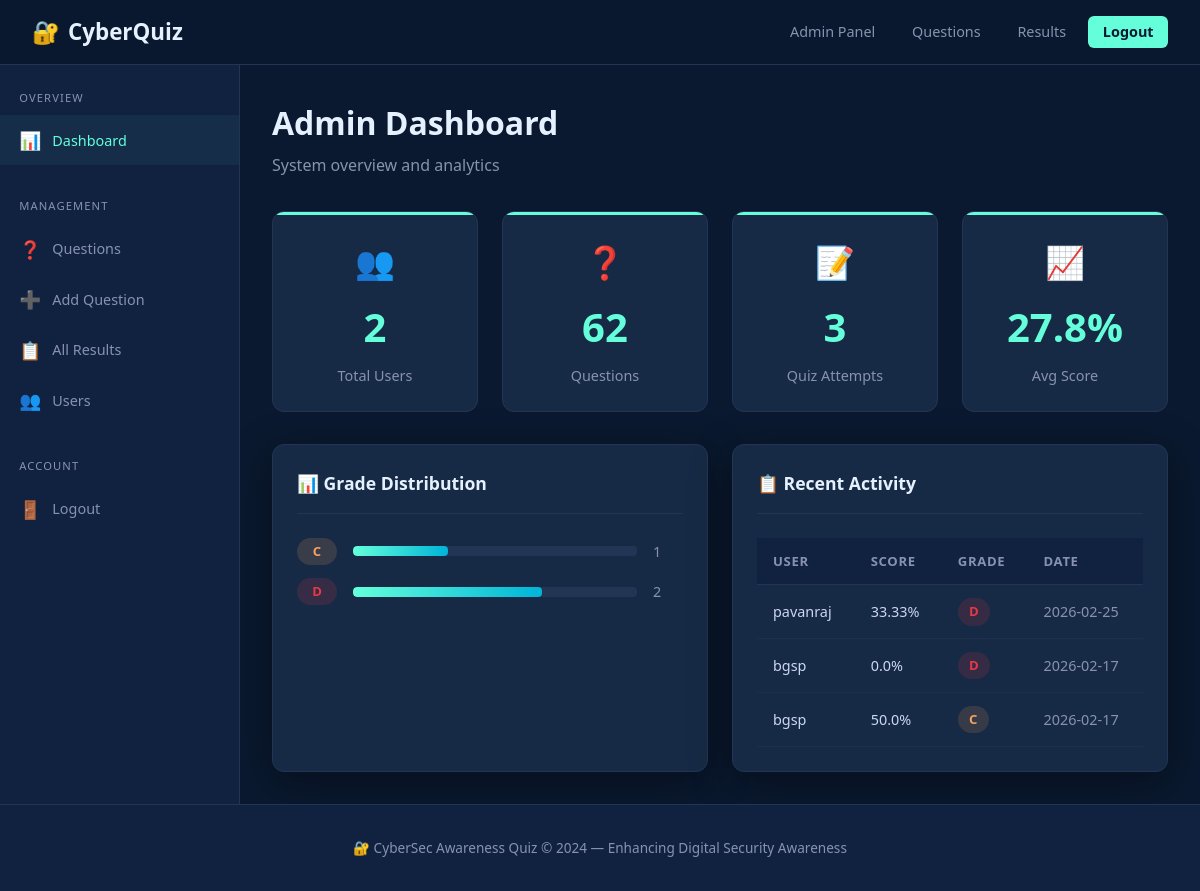
The page /admin (signed in) on the database its author committed.
### tables this page shows
CREATE TABLE results (
            result_id INTEGER PRIMARY KEY AUTOINCREMENT,
            user_id INTEGER NOT NULL,
            score INTEGER NOT NULL,
            total_questions INTEGER NOT NULL,
            percentage REAL NOT NULL,
            grade TEXT NOT NULL,
            time_taken INTEGER DEFAULT 0,
            date_time TIMESTAMP DEFAULT CURRENT_TIMESTAMP,
            FOREIGN KEY (user_id) REFERENCES users(user_id)
        );

CREATE TABLE users (
            user_id INTEGER PRIMARY KEY AUTOINCREMENT,
            name TEXT NOT NULL,
            email TEXT UNIQUE NOT NULL,
            password_hash TEXT NOT NULL,
            role TEXT DEFAULT 'user',
            created_at TIMESTAMP DEFAULT CURRENT_TIMESTAMP
        );

### app.py (the view)
@app.route('/admin')
@admin_required
def admin_dashboard():
    conn = get_db()
    stats = {
        'total_users': conn.execute("SELECT COUNT(*) FROM users WHERE role='user'").fetchone()[0],
        'total_questions': conn.execute("SELECT COUNT(*) FROM questions").fetchone()[0],
        'total_results': conn.execute("SELECT COUNT(*) FROM results").fetchone()[0],
        'avg_score': conn.execute("SELECT ROUND(AVG(percentage),1) FROM results").fetchone()[0] or 0,
    }
    recent = conn.execute("""SELECT r.*,u.name,u.email FROM results r
        JOIN users u ON r.user_id=u.user_id ORDER BY r.date_time DESC LIMIT 10""").fetchall()
    grade_dist = conn.execute("SELECT grade, COUNT(*) as count FROM results GROUP BY grade").fetchall()
    conn.close()
    return render_template('admin_dashboard.html', stats=stats, recent=recent, grade_dist=grade_dist)

### app.py (called while the page is built)
def get_db():
    conn = sqlite3.connect(DB_PATH)
    conn.row_factory = sqlite3.Row
    return conn

def admin_required(f):
    @wraps(f)
    def decorated(*args, **kwargs):
        if 'user_id' not in session or session.get('role') != 'admin':
            flash('Admin access required.','danger')
            return redirect(url_for('dashboard'))
        return f(*args, **kwargs)
    return decorated

### templates/admin_dashboard.html (shortened to what this page needs)
{% extends "base.html" %}
{% block content %}
<div class="admin-layout">
  <div class="sidebar">
    <div class="sidebar-section">
      <div class="sidebar-title">Overview</div>
      <a href="{{ url_for('admin_dashboard') }}" class="active"><span class="icon">📊</span> Dashboard</a>
    </div>
    <div class="sidebar-section">
      <div class="sidebar-title">Management</div>
      <a href="{{ url_for('admin_questions') }}"><span class="icon">❓</span> Questions</a>
      <a href="{{ url_for('admin_add_question') }}"><span class="icon">➕</span> Add Question</a>
      <a href="{{ url_for('admin_results') }}"><span class="icon">📋</span> All Results</a>
      <a href="{{ url_for('admin_users') }}"><span class="icon">👥</span> Users</a>
    </div>
    <div class="sidebar-section">
      <div class="sidebar-title">Account</div>
      <a href="{{ url_for('logout') }}"><span class="icon">🚪</span> Logout</a>
    </div>
  </div>
  <div class="admin-content">
    <h1 style="color:var(--white);margin-bottom:0.3rem">Admin Dashboard</h1>
    <p style="color:var(--text-light);margin-bottom:2rem">System overview and analytics</p>
    <div class="grid grid-4" style="margin-bottom:2rem">
      <div class="stat-card"><div class="stat-icon">👥</div><div class="stat-value">{{ stats.total_users }}</div><div class="stat-label">Total Users</div></div>
      <div class="stat-card"><div class="stat-icon">❓</div><div class="stat-value">{{ stats.total_questions }}</div><div class="stat-label">Questions</div></div>
      <div class="stat-card"><div class="stat-icon">📝</div><div class="stat-value">{{ stats.total_results }}</div><div class="stat-label">Quiz Attempts</div></div>
      <div class="stat-card"><div class="stat-icon">📈</div><div class="stat-value">{{ stats.avg_score }}%</div><div class="stat-label">Avg Score</div></div>
    </div>
    <div class="grid grid-2">
      <div class="card">
        <div class="card-header"><span class="card-title">📊 Grade Distribution</span></div>
        {% for gd in grade_dist %}
        <div style="display:flex;align-items:center;gap:1rem;margin-bottom:0.8rem">
          <span class="grade-pill gp-{{ gd.grade }}" style="width:40px;text-align:center">{{ gd.grade }}</span>
          <div class="progress-bar-wrap" style="flex:1">
            <div class="progress-fill" style="width:{{ [(gd.count / stats.total_results * 100), 100]|min }}%"></div>
          </div>
          <span style="color:var(--text-light);font-size:0.9rem;min-width:30px">{{ gd.count }}</span>
        </div>
        {% endfor %}
      </div>
      <div class="card">
        <div class="card-header"><span class="card-title">📋 Recent Activity</span></div>
        <div class="table-wrap" style="max-height:300px;overflow-y:auto">
          <table>
            <thead><tr><th>User</th><th>Score</th><th>Grade</th><th>Date</th></tr></thead>
            <tbody>
              {% for r in recent %}
              <tr>
                <td>{{ r.name }}</td>
                <td>{{ r.percentage }}%</td>
                <td><span class="grade-pill gp-{{ r.grade }}">{{ r.grade }}</span></td>
                <td style="color:var(--text-light)">{{ r.date_time[:10] }}</td>
              </tr>
              {% endfor %}
            </tbody>
          </table>
        </div>
      </div>
    </div>
  </div>
</div>
{% endblock %}

### static/css/style.css (style rules this page uses)
:root { --primary: #0a192f; --secondary: #112240; --accent: #64ffda; --accent2: #00b4d8; --danger: #e63946; --warning: #f4a261; --success: #52b788; --text: #ccd6f6; --text-light: #8892b0; --white: #e6f1ff; --card-bg: #172a45; --border: #233554; --shadow: 0 10px 40px rgba(0,0,0,0.4); --radius: 12px; --font: 'Segoe UI', system-ui, sans-serif; }
* { margin: 0; padding: 0; box-sizing: border-box; }
body { font-family: var(--font); background: var(--primary); color: var(--text); min-height: 100vh; line-height: 1.6; }
.card { background: var(--card-bg); border: 1px solid var(--border); border-radius: var(--radius); padding: 1.5rem; box-shadow: var(--shadow); transition: transform 0.2s; }
.card-header { border-bottom: 1px solid var(--border); padding-bottom: 1rem; margin-bottom: 1.5rem; display: flex; justify-content: space-between; align-items: center; }
.card-title { font-size: 1.1rem; color: var(--white); font-weight: 600; }
.grid { display: grid; gap: 1.5rem; }
.grid-2 { grid-template-columns: repeat(auto-fit, minmax(280px, 1fr)); }
.grid-4 { grid-template-columns: repeat(auto-fit, minmax(180px, 1fr)); }
.stat-card { background: var(--card-bg); border: 1px solid var(--border); border-radius: var(--radius); padding: 1.5rem; text-align: center; position: relative; overflow: hidden; }
.stat-card::before { content: ''; position: absolute; top: 0; left: 0; right: 0; height: 3px; background: var(--accent); }
.stat-value { font-size: 2.5rem; font-weight: 700; color: var(--accent); }
.stat-label { color: var(--text-light); font-size: 0.9rem; margin-top: 0.3rem; }
.stat-icon { font-size: 2rem; margin-bottom: 0.5rem; }
.table-wrap { overflow-x: auto; }
table { width: 100%; border-collapse: collapse; }
th { background: var(--secondary); color: var(--text-light); font-size: 0.82rem; text-transform: uppercase; letter-spacing: 0.05em; padding: 0.8rem 1rem; text-align: left; border-bottom: 1px solid var(--border); }
td { padding: 0.8rem 1rem; border-bottom: 1px solid rgba(35,53,84,0.5); font-size: 0.9rem; color: var(--text); }
.grade-pill { display: inline-block; padding: 0.2rem 0.7rem; border-radius: 20px; font-weight: 700; font-size: 0.82rem; }
.gp-C { background: rgba(244,162,97,0.15); color: var(--warning); }
.gp-D { background: rgba(230,57,70,0.15); color: var(--danger); }
.progress-bar-wrap { background: var(--border); border-radius: 4px; height: 10px; overflow: hidden; }
.progress-fill { height: 100%; background: linear-gradient(90deg, var(--accent), var(--accent2)); border-radius: 4px; transition: width 0.5s ease; }
.admin-layout { display: flex; min-height: calc(100vh - 65px); }
.sidebar { width: 240px; background: var(--secondary); border-right: 1px solid var(--border); padding: 1.5rem 0; flex-shrink: 0; }
.sidebar-section { margin-bottom: 2rem; }
.sidebar-title { font-size: 0.7rem; letter-spacing: 0.1em; text-transform: uppercase; color: var(--text-light); padding: 0 1.2rem; margin-bottom: 0.5rem; }
.sidebar a { display: flex; align-items: center; gap: 0.7rem; padding: 0.7rem 1.2rem; color: var(--text-light); text-decoration: none; font-size: 0.9rem; transition: all 0.2s; }
.sidebar a:hover, .sidebar a.active { color: var(--accent); background: rgba(100,255,218,0.05); }
.sidebar a .icon { font-size: 1.1rem; }
.admin-content { flex: 1; padding: 2rem; overflow-y: auto; }

### rows shown on the page
results: name "pavanraj", percentage "33.33", grade "D", date_time "2026-02-25"
results: name "bgsp", percentage "0.0", grade "D", date_time "2026-02-17"
results: name "bgsp", percentage "50.0", grade "C", date_time "2026-02-17"

### other values the page prints
{{ stats.total_users }} "2"
{{ stats.total_questions }} "62"
{{ stats.total_results }} "3"
{{ stats.avg_score }} "27.8"
{{ gd.grade }} "C" "D"
{{ gd.count }} "1" "2"
